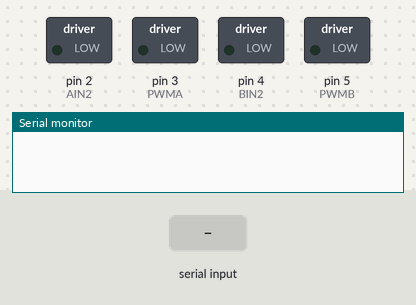
A sketch run on a simulated Arduino Uno, built with avr-gcc and run on an emulated ATmega328P. Parts: switched loads named in the sketch (green lamp = pin HIGH), the last lines printed to the serial monitor. The test bench sets the inputs (shaded band).

Above: at 1.2 s.
1.3 s: "F" received over Serial
At 2.0 s:
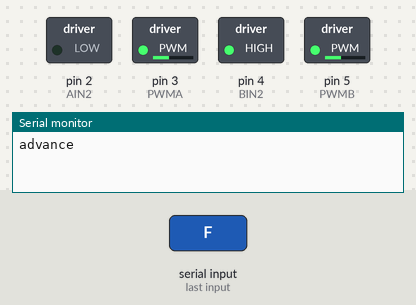
2.8 s: "B" received over Serial
At 3.1 s:
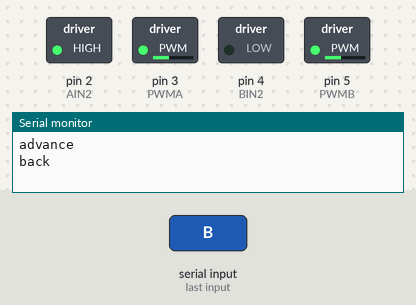
4.3 s: "L" received over Serial
At 5.4 s:
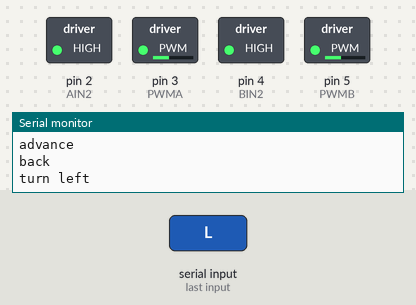
5.8 s: "R" received over Serial
At 6.6 s:
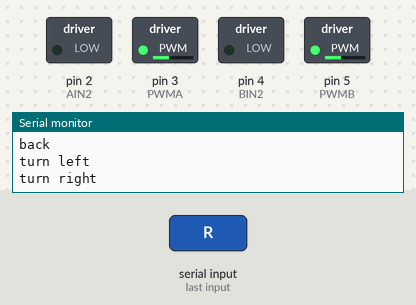
Timing chart, 0 to 8.3 s (numbered marks = the images above; inputs shaded):
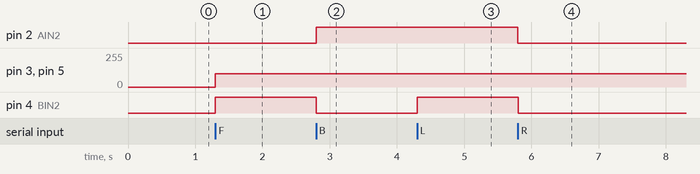

Measured:
- after the input at 1.3 s, pin 3 (PWMA), pin 5 (PWMB): 0/255 → 100/255 at once; pin 4 (BIN2): LOW → HIGH at once
- after the input at 2.8 s, pin 2 (AIN2): LOW → HIGH at once; pin 4 (BIN2): HIGH → LOW at once
- after the input at 4.3 s, pin 4 (BIN2): LOW → HIGH at once
- after the input at 5.8 s, pin 2 (AIN2), pin 4 (BIN2): HIGH → LOW at once

The sketch:

lesson_12.1_Speed_control_robot.ino
```cpp
/*
 keyestudio 4DOF Mechanical Robot Arm Car
lesson 12.1
 Speed control robot
 http://www.keyestudio.com
*/
int AIN2 = 2; //define driving pins of motor
int PWMA = 3;
int BIN2 = 4; ///when AIN2 is low and AIN1 is high，when BIN2 is high and BIN1 is low
int PWMB = 5;
int speeds=100;
void setup() {
  Serial.begin(9600);
  pinMode(AIN2, OUTPUT); //set ports of motor to output
  pinMode(PWMA, OUTPUT);
  pinMode(BIN2, OUTPUT);
  pinMode(PWMB, OUTPUT);
  stopp();  //stop
}
void loop() {
  if (Serial.available() > 0) { //receive Bluetooth signals
    switch (Serial.read()) {
      case 'F': advance();  Serial.println("advance");  break;  //receive ‘F’，go forward

      case 'B': back(); Serial.println("back"); break;    //receive ‘B’，go back

      case 'L': turnL(); Serial.println("turn left"); break;  //receive ‘L’，turn left

      case 'R': turnR(); Serial.println("turn right"); break; //receive ‘R’，turn right

      case 'S': stopp();  Serial.println("stop");  break;   //receive ‘S’, stop

      case 'a': speeds_a();   break;   //receive ‘a’

      case 'd': speeds_d();   break;   //receive ‘d’
    }
  }
}

void advance() {   //go back
  digitalWrite(AIN2, LOW); //When AIN2 is low and AIN1 is high，motor MA turns clockwise
  analogWrite(PWMA, speeds); //rotation speed of motor MA is speeds
  digitalWrite(BIN2, HIGH); //When BIN2 is high and BIN1 is low，motor MB turns clockwise
  analogWrite(PWMB, speeds); //rotation speed of motor MB is speeds
}
void turnL() {  //turn left
  digitalWrite(AIN2, HIGH); //When AIN2 is high and AIN1 is low，motor MA turns anticlockwise
  analogWrite(PWMA, speeds); //rotation speed of motor MA is speeds
  digitalWrite(BIN2, HIGH); //When BIN2 is high and BIN1 is low，motor MB turns clockwise
  analogWrite(PWMB, speeds); //rotation speed of motor MB is speeds
}
void turnR() {  //turn right
  digitalWrite(AIN2, LOW); //When AIN2 is low and AIN1 is high，motor MA turns clockwise
  analogWrite(PWMA, speeds); //rotation speed of motor MA is speeds
  digitalWrite(BIN2, LOW); //When BIN2 is low and BIN1 is high，motor MB turns anticlokwise
  analogWrite(PWMB, speeds); //rotation speed of motor MB is speeds
}
void back() {   //go back
  digitalWrite(BIN2, LOW); ///When BIN2 is low and BIN1 is high，motor MB turns anticlockwise
  analogWrite(PWMB, speeds); //rotation speed of motor MB is speeds
  digitalWrite(AIN2, HIGH); //When AIN2 is high and AIN1 is low, motor MA turns anticlockwise
  analogWrite(PWMA, speeds); //rotation speed of motor MA is speeds
}
void stopp() {  //stop
  analogWrite(PWMA, 0); //rotation speed of MA is 0
  analogWrite(PWMB, 0); //rotation speed of MB is 0
}

void speeds_a(){
  int a_flag=1;
  while(a_flag){
    Serial.println(speeds);
    if(speeds<=254){  //add speed up to 255
      speeds++;
      delay(10);  //change the delayed time to alter the acceleration
    }
    char blue_val=Serial.read();
    if(blue_val=='S') a_flag=0;   //receive ‘S’ to stop acceleration
  }
}

void speeds_d(){
  int d_flag=1;
  while(d_flag){
    Serial.println(speeds);
    if(speeds>=1){  //reduce speed to 0 at least
      speeds--;
      delay(10);  //change the delayed time to speed down
    }
    char blue_val=Serial.read();
    if(blue_val=='S') d_flag=0;  //receive ‘S’, stop to reduce speed
  }
}
```
